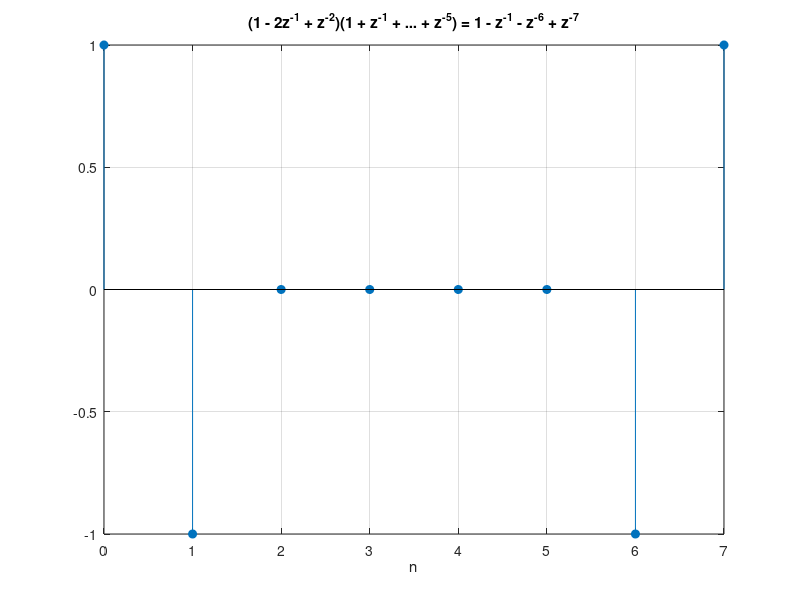
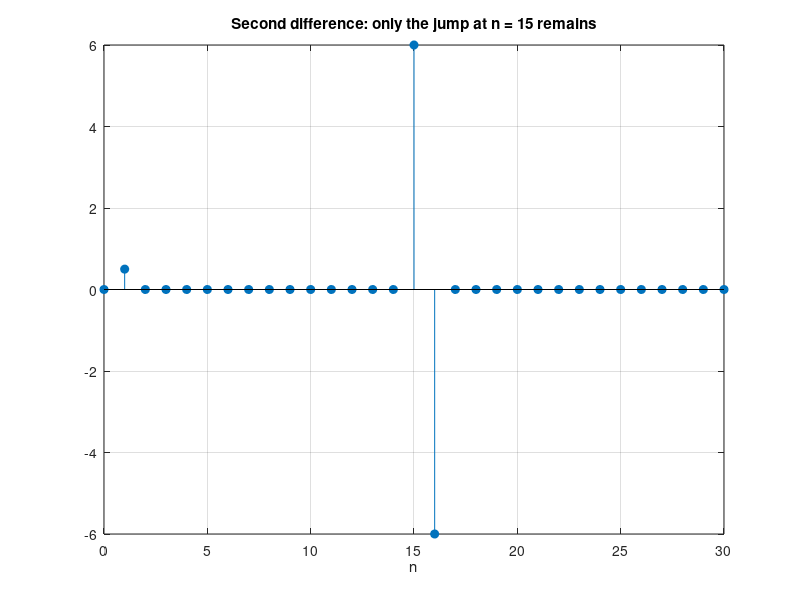

These figures' MATLAB source, in order:
% Signals and Systems — Properties of the Z-Transform
%title: Z-Transform Properties: Convolution Is Multiplication
%ar-title: خواص تحويل Z: الالتفاف يصير ضربًا
%lesson: ss-ch6-2
%course: signals-systems

%% cos(w0 n) u[n]
%ar: X = (1 − z^{−1}cos ω0)/(1 − 2z^{−1}cos ω0 + z^{−2}) للـ |z| > 1. نتحقق بجمع 2000 حد عند z = 1.5.
w0 = pi/5; z = 1.5; n = 0:2000;
S = sum(cos(w0*n) .* z.^(-n));
Sf = (1 - cos(w0)/z)/(1 - 2*cos(w0)/z + z^(-2));
fprintf('sum %.10f, formula %.10f\n', S, Sf)
%check: abs(S - Sf) < 1e-12

%% Scaling: a^n cos(w0 n) u[n]
%ar: الضرب في a^n يستبدل z^{−1} بـ a z^{−1}. نفس الاختبار مع a = 0.8.
a = 0.8;
S = sum(a.^n .* cos(w0*n) .* z.^(-n));
Sf = (1 - a*cos(w0)/z)/(1 - 2*a*cos(w0)/z + a^2*z^(-2));
fprintf('sum %.10f, formula %.10f\n', S, Sf)
%check: abs(S - Sf) < 1e-12

%% Convolution = polynomial multiplication
%ar: لإشارات منتهية، X(z) كثيرة حدود في z^{−1}، وضرب كثيرتي حدود هو نفسه conv على المعاملات. لهذا conv في MATLAB تضرب كثيرات الحدود أيضًا.
x1 = [1 -2 1]; x2 = ones(1, 6);
y = conv(x1, x2);
fprintf('x1 * x2 = %s\n', num2str(y))
stem(0:7, y, 'filled'); grid on; xlabel('n'); title('(1 - 2z^{-1} + z^{-2})(1 + z^{-1} + ... + z^{-5}) = 1 - z^{-1} - z^{-6} + z^{-7}')
%check: isequal(y, [1 -1 0 0 0 0 -1 1])

%%! Project idea: a difference operator kills ramps
%ar: مشروع: x1 = (1 − z^{−1})² هو «الفرق الثاني»: يحول أي خط مستقيم (ramp) إلى صفر بعد أول عيّنتين. جربه على إشارة فيها ramp وقفزة: الخرج يكشف القفزات فقط (كاشف حواف).
n = 0:30; s = 0.5*n + 6*(n >= 15);
d2 = conv(s, [1 -2 1]); d2 = d2(1:numel(n));
figure; stem(n, d2, 'filled'); grid on; xlabel('n'); title('Second difference: only the jump at n = 15 remains')
fprintf('non-zero outputs (n >= 2) at n = %s\n', num2str(n(abs(d2) > 1e-12 & n >= 2)))
